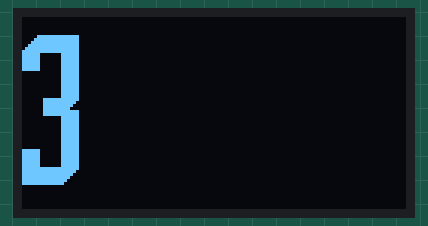
This sketch was run on a simulated Arduino Uno, built with avr-gcc and run on an emulated ATmega328P. Shown: 128×64 one-colour display.

Above: at 0.1 s.

The sketch:

u8g2lib_oled_numbers.ino
```cpp
// simple project using Arduino UNO and 128x64 SSD1306 IIC OLED Display
// to show custom fonts for u8g2 library

// created by upir, 2023
// youtube channel: https://www.youtube.com/upir_upir

// YOUTUBE VIDEO: https://youtu.be/WIAcy5FXuAA
// SOURCE FILES: https://github.com/upiir/u8g2_custom_fonts

// Links from the video:
// Custom fonts FAQ: https://github.com/olikraus/u8g2/blob/c7dc077995ca513337a7d2a1970df693e18ee308/doc/faq.txt#L245
// bdfconv utility: https://github.com/olikraus/u8g2/tree/master/tools/font/bdfconv
// 128x64 SSD1306 OLED Display 1.54": https://s.click.aliexpress.com/e/_DCYdWXb
// 128x64 SSD1306 OLED Display 0.96": https://s.click.aliexpress.com/e/_DCKdvnh
// 128x64 SSD1306 OLED Display 2.42": https://s.click.aliexpress.com/e/_DFdMoTh
// Arduino UNO: https://s.click.aliexpress.com/e/_AXDw1h
// Arduino breadboard prototyping shield: https://s.click.aliexpress.com/e/_ApbCwx
// Fony Font Editor: http://hukka.ncn.fi/?fony
// Photopea (online graphics editor like Photoshop): https://www.photopea.com/


// Related videos with Arduino UNO and 128x64 OLED screen:
// Arduino OLED menu: https://youtu.be/HVHVkKt-ldc
// U8g vs U8g2: https://youtu.be/K5e0lFRvZ2E
// Arduino Parking Sensor - https://youtu.be/sEWw087KOj0
// Turbo pressure gauge with Arduino and OLED display - https://youtu.be/JXmw1xOlBdk
// Arduino Car Cluster with OLED Display - https://youtu.be/El5SJelwV_0
// Knob over OLED Display - https://youtu.be/SmbcNx7tbX8
// Arduino + OLED = 3D ? - https://youtu.be/kBAcaA7NAlA
// Arduino OLED Gauge - https://youtu.be/xI6dXTA02UQ
// Smaller & Faster Arduino - https://youtu.be/4GfPQoIRqW8
// Save Image from OLED Display to PC - https://youtu.be/Ft2pRMVm44E


#include <Arduino.h>
#include <U8g2lib.h>

#include <Wire.h> // library requires for IIC communication

U8G2_SSD1306_128X64_NONAME_F_HW_I2C u8g2(U8G2_R0, /* reset=*/ U8X8_PIN_NONE); // initialization for the used OLED display

/*
  Fontname: big_digits_aldo
  Copyright: Created with Fony 1.4.7
  Glyphs: 10/256
  BBX Build Mode: 0
*/
/*
  Fontname: Aldo the Apache
  Copyright:
  Glyphs: 91/256
  BBX Build Mode: 0
*/
const uint8_t aldo_the_apache[1253] U8G2_FONT_SECTION("aldo_the_apache") =
  "[\0\3\4\4\4\2\5\5\14\22\0\375\14\0\15\377\1\311\3a\4\310 \5\0B\12!\10\302C"
  "\212\207!\2\42\10V\342\13!:\11#\32\313\302M\21Q!Q!\61\25\65!Q!\261\7\263 "
  "\341 Q!\61\0$\20\347><\241\207\244\342\321Q\223\207\64!\0% \313B\36\302\220\262\22\261"
  " \21\241\260\22\61\22q\240\20\302\220\62\21IR\204\302J\2I\0&\15\231\313\275\341i\17l\205"
  "\303\241\0'\6R\342\11\5(\12\344\276\232$\371'\222\1)\13\344\276\212\21\42\371\247\24\0*\16"
  "f[,\241\20\221\223\61\22\241\20\0+\14\231\313\275\341i\17l\303\323\0,\11S:\212\224\20\21"
  "\0-\6$\326\12\4.\6\63B\212\4/\17\344\276\272\230\204\302b\222\24\26I\10\0\60\14\310\302"
  "\234\207!\373\351a\4\0\61\10\305B\33\247\371\7\62\23\310\302,\223\23\241\21\241A\262\42\242\62\302"
  "\321\207\0\63\23\307C\234\22\23!\21!QAQ\302\242\242\207\20\0\64\23\310\303\314\340Aje\42"
  "B#B\222P\16\205\205\0\65\15\306C\14G\211%f%%)\5\66\16\310\302\234\207!\253\17D"
  "\226\36F\0\67\21\307C\14\23\23\241\42\301\211\202\23\5\7\5\1\70\13\306C\234&J\227(\265\0"
  "\71\17\310\302\254\7!K\17\244FF\17#\0:\10\243B\212t\320\4;\13\303:\212t\320\224\20"
  "\21\0<\26\271\302|\220\340A\62\302Qq\220q\0r\0r\200q\220\0=\12h\316\214\207pH"
  "\17\1>\27\271\302\214p\220q\0r\200q\220q\20\321\301A\302\341p\20\0\77\20\306C\214\22$"
  "\42A\61\211\342\220\4\205\0@\27\312C\236\7c\42\224\224!\222!\222!\222!\222!\222\24\23\0"
  "A\14\310\302\254\7!\233\36\216l\32B\16\310\302\214\223%K*'C\226V\16C\15\310\302\234\207"
  "!\253s\62z\30\1D\14\310\302\14\243%\373\351a\4\0E\12\306\302\213\267io\323\30F\12\306"
  "\302\33\267ios\3G\15\310\302\214\223\223\321\271\134+{\30H\14\310\302\214!;=\34\331i\0"
  "I\11\304C\13\224\371e\1J\15\307B\34\33\347hb\362\20\2\0K\17\310\302\214!\223\271\10\31"
  "=\20\331i\0L\11\307\302\213\301\371G\7M\26\311B\215\61\263\23\134LFHFHFHF\210"
  "\202\210\202\4N\15\307B\214\241J&&+\66U\32O\13\310\302\214\7\42\373\351\201\0P\14\310\302"
  "\234\207!;=\234N\5Q\16\350\272\234\207!\373\351\201X\34 \0R\16\310\302\234\207!\233\36N"
  "\346d\64\0S\13\306C\214\227\22\63J\17\15T\12\307C\14\247\301\371'\0U\12\310\302\214!\373"
  "\247\7\2V\21\310B\214\241\21!y\32\21\262\255\214\220\22\0W \314\302\216!\241\21!\241\21!"
  "\231F\204N\204N\304H\310H\310\206\6\207\6\207\6\207\206\0X\23\310\303\214!\221I\42b\25\7"
  "\313*\215\314\42\66\0Y\20\307\303\14!\23\23\241J\204\23\5'\12\2Z\17\307B\234\42\303\261\301"
  "\261\301A\301i\16[\11\343>\12\24\371\27\3\134\15\344\276\12\261\330\204\304\342&\26\3]\11\343\277"
  "\12\23\371\27\4^\5\0B\12_\7)\266\214\207\1`\7#\367\12!\1a\14\310\302\254\7!\233"
  "\36\216l\32b\16\310\302\214\223%K*'C\226V\16c\15\310\302\234\207!\253s\62z\30\1d"
  "\14\310\302\14\243%\373\351a\4\0e\12\306\302\213\267io\323\30f\12\306\302\33\267ios\3g"
  "\15\310\302\214\223\223\321\271\134+{\30h\14\310\302\214!;=\34\331i\0i\10\303B\212\264\207\4"
  "j\15\307B\314\331\1g\64\61y\10\1k\17\310\302\214!\223\271\10\31=\20\331i\0l\11\307\302"
  "\213\301\371G\7m\26\311B\215\61\263\23\134LFHFHFHF\210\202\210\202\4n\15\307B\214"
  "\241J&&+\66U\32o\13\310\302\214\7\42\373\351\201\0p\14\310\302\234\207!;=\234N\5q"
  "\16\350\272\234\207!\373\351\201X\34 \0r\16\310\302\234\207!\233\36N\346d\64\0s\13\306C\214"
  "\227\62\332\212\210\34t\12\307C\14\247\301\371'\0u\12\310\302\214!\373\247\7\2v\21\310B\214\241"
  "\21!y\32\21\262\255\214\220\22\0w \314\302\216!\241\21!\241\21!\231F\204N\204N\304H\310"
  "H\310\206\6\207\6\207\6\207\206\0x\23\310\303\214!\221I\42b\25\7\313*\215\314\42\66\0y\20"
  "\307\303\14!\23\23\241J\204\23\5'\12\2z\17\307B\234\42\303\261\301\261\301A\301i\16\0\0\0"
  "\4\377\377\0";


/*
  Fontname: Aldo the Apache
  Copyright:
  Glyphs: 91/256
  BBX Build Mode: 0
*/
const uint8_t aldo_the_apache_26pt[2338] U8G2_FONT_SECTION("aldo_the_apache_26pt") =
  "[\0\4\4\5\5\3\6\6\30%\0\372\31\0\33\375\3,\6@\11\5 \6\0\20D\1!\15%"
  "\27<\341\7%\206\314o\37(\42\12J\65f\201\10\376\23\2#>\66\27\304o\20QBD\11\21"
  "%D\224\20QBc\11\15{`\342\301\203V\204\210\22\42J\210(!\242\204H=\60\361\300\304\3"
  "c\203\210\22\42J\210(!\242\204\210\22\42Jh\34\0$\35\255\327{\213$\241\7\77P\224a\301"
  "s\327\241\273\316\240\32m\36\374@\25IB\0%M\66\27\314\345d \224C\20\16!\62n\14\221"
  "a\203\210\14\33Dd\324(\42\203\206\21\31\63\216\310\230qh\6\42\31yd<\240\61\7\307\240\33"
  "\223l\320\230a\203\306\214\232f\320\260\61\203\304\215\231n\314\220\201)F\242\11z\4\0&\27tv"
  "\274\317\270\275{\360\277c\250\24\261q\362 \306\3\11\14\0'\10D\65\66\341\3\5(\23\310\267S"
  "\247\210\211\7\214\350\377\177\364 \304\21\63\5)\24\310\267S\241\214\221\23\17\2\321\377\377\350\1\13#"
  "e\0*\32\256\225\205\213(eB\210\10a\321\244\221\271c\251\210\220!\63.P \0+\17tv"
  "\274\317\270\275{\360\277\63n\337\1,\14E\225;\341\213!#\6\5\1-\10\207TM\341A\3."
  "\7\305\24<\341\3/\30\310\267Sk*a\242\346J\230\250\271\22\65\257D\315\225\60Q\263\2\60\25"
  ".\27\204g\11\213\7\37\4\322\377\217\36|\20\202\311\32\0\61\17)\27\134\307\310\211\7+\60\252\377"
  "\377\0\62\32-\27|G\311\212\7\17\332\250)X\235\261S\367\231\271\202\5\37\374\240\0\63\37.\27"
  "\214g\11\213\7\37\4\322\250du\347J\22=w\262\244\42\215\36|\20\202\311\32\0\64%\60\27\224"
  "q\64Y\243\7\261K\246\214D\251\22\245J\24*R\250H\231:)T\346\305\23\67-\313\326\11\0"
  "\65\33.\27\204\241E_\224\254\345\32&-\36\264\254R\221F\17\36\214h\302f\1\66\32-\27|"
  "G\311\212\7\17\332hX\341\203\37\250\321\233\7\17Z,Q\3\0\67!.\27\204a\15\223\26\17\36"
  "\14RT\260d\205%K\222\254\260d\205%\13\32,Y\320`\71\0\70\34.\27\214g\11\213\7\37"
  "\4\322G$\230\254b\361`\220\36=\370 \4\223\65\0\71\33-\27|G\311\212\7\17\332\350\315\203"
  "\37(,\250F\233\7\17Z,Q\3\0:\11\245\26<\341{\30|;\17%\227C\341{\30|\61"
  "d\304\240 \0<\35\361\366\233\37D\360\301eM\36\274\362\340\245\205I\27\276\261\341\213\15\27\37\17"
  "\42\0=\15P\365\234\341\7\343\341\350\301\7\3>#\361\366\233!<\10\361\0H\33>{\370b\303"
  "\207M\223\65y\322\344\301+\215\232%-\36@x\20\0\77\32-\27|A\315\22\26\17\36\204QS"
  "\260v\306lW\260\366\20\25\254#\0@\67\26\27\314\347\1\221\7%\36|\60X\253\7\202\36\214y"
  "@\344A\221\7EJ))\245\244\224\222RJJ))\245\244\224\222RJ\36\24yP\304E\221&"
  "E\330\0A\24.\27\204g\11\213\7\37\4\322\217\36\374A!\375Q\1B%/\27\214a\21\233&"
  ".\134\24*Q\250D\241\22\205J\24*\341\242\11\233&\17J\351\325\203\7%\234\264aC\27.\27"
  "\204g\11\213\7\37\4\322\227\365#\215\36|\20\202\311\32\0D\26.\27\204a\15\223\26\17\36\14\322"
  "\377\217\36|\20\202\311\32\0E\21,\27t\341\17\312\325\335\212\275(Ww\17~F\24,\27t'"
  "\211\212\7\17\324\325\335\212\275(W\377\16\0G\22/\27\224\301\205_\24\255\337\360\225\256\36\374A\1"
  "H\20.\27\204\241\220\376\243\7\177PH\377Q\1I\15)\27\134\341'\205\352\377\223\7\37J\23-"
  "\27|e\37\326\377P\215\66\17\36\264X\242\6\0K#/\27\224\241\224\242\22\205J\24*Q\246H"
  "\231\42\325\24)S\242P\211B%\12=\370\203R\372W\5L\15,\27|\241\134\375\377\357\36\374\0"
  "M\67\63\27\264\301\34\273V^\275y\20\346A\230\7a\36\210x\60\342\301\10\27'T\234PqB"
  "\305\11%E\224\24QRDI\21\65c\324\214Q\63F\315\30E\201\12N\32/\27\224\241\324\242\215"
  "\330p\323\244\23\27.T\214P\341Iox\264\253\2O\17/\27\214\341\37\224\322\377\257\36\374A\1"
  "P\24.\27\204g\11\213\7\37\4\322\77z\360\7%\353%\0Q\26\257\227\213\207I\213\7\37\220\322"
  "\377\257\36\374A\321\262\244\205\7R\36.\27\214g\11\213\7\37\4\322G\17\376\240\10\231\42uS\242"
  "L\211\62%\12iT\0S\26-\27|\341\17\324hX\360\334u\350\256\63\250F\233\7\77PT\15"
  "/\27\214\341_\25\255\377\377\25\0U\15.\27\204\241\220\376\377\217\36\374\1V//\27\214\241\20\33"
  "\66%\314\24)S\244L\221\62E\312\24)S\244\210\221\212J\24*Q\250D\241\22\205J\24*Q"
  "\250D!e\371\15\0WJ\67\27\324\241\24!U\204\24UQ\246P\211\62\205J\224)D\244\214\221"
  "j\214Tr\244\14\221#eJ\34)Sb\4E%FPTbD\242$\250\220\240:\203\352\314\261"
  "\63\307\316\234\63d\316\220\271R\346J\25,U\10\0X\60\61\27\234\243T\21\63f**S\310\204"
  "\251\22\305J\24[\227\60\313\223(\23\246S\267\254D)\23\206L\30*S\306\22\63FJ\225\60e"
  "\0Y&\60\27\224\301\220\211BE\12\25\261\246H\241\42\205X)\323\16!\226F--[\324h\331"
  "\242F\313\26\65\10\0Z\37-\27\204\201\5\213\7\17\322\231+g\256\234\271r\346\312\231+g\231\71"
  "s\345\36\374\240\0[\17\307\267K\341\203\64\364\377\277y\360\240\0\134\32\310\267Sa\324d\222\215\232"
  "\231\260Q\63\223l\324\314$\33\65\63\311F\15]\17\307\267K\341\203\62\364\377\277y\360 \1^\6"
  "\0\20D\1_\10qT\233\341\7\6`\13\246XO\201\14\21\62\203\6a\24.\27\204g\11\213\7"
  "\37\4\322\217\36\374A!\375Q\1b%/\27\214a\21\233&.\134\24*Q\250D\241\22\205J\24"
  "*\341\242\11\233&\17J\351\325\203\7%\234\264ac\27.\27\204g\11\213\7\37\4\322\227\365#\215"
  "\36|\20\202\311\32\0d\26.\27\204a\15\223\26\17\36\14\322\377\217\36|\20\202\311\32\0e\21,"
  "\27t\341\17\312\325\335\212\275(Ww\17~f\24,\27t'\211\212\7\17\324\325\335\212\275(W\377"
  "\16\0g\22/\27\224\301\205_\24\255\337\360\225\256\36\374A\1h\20.\27\204\241\220\376\243\7\177P"
  "H\377Q\1i\13%\27<\341\323\7\177\240\0j\25-\27|\261\276\7V\260\376P\215\66\17\36\264"
  "X\242\6\0k#/\27\224\241\224\242\22\205J\24*Q\246H\231\42\325\24)S\242P\211B%\12"
  "=\370\203R\372W\5l\15,\27|\241\134\375\377\357\36\374\0m\67\63\27\264\301\34\273V^\275y"
  "\20\346A\230\7a\36\210x\60\342\301\10\27'T\234PqB\305\11%E\224\24QRDI\21\65"
  "c\324\214Q\63F\315\30E\201\12n\32/\27\224\241\324\242\215\330p\323\244\23\27.T\214P\341I"
  "ox\264\253\2o\17/\27\214\341\37\224\322\377\257\36\374A\1p\24.\27\204g\11\213\7\37\4\322"
  "\77z\360\7%\353%\0q\26\257\227\213\207I\213\7\37\220\322\377\257\36\374A\321\262\244\205\7r\36"
  ".\27\214g\11\213\7\37\4\322G\17\376\240\10\231\42uS\242L\211\62%\12iT\0s\26-\27"
  "|\341\17\324hX\360\334u\350\256\63\250F\233\7\77Pt\15/\27\214\341_\25\255\377\377\25\0u"
  "\15.\27\204\241\220\376\377\217\36\374\1v//\27\214\241\20\33\66%\314\24)S\244L\221\62E\312"
  "\24)S\244\210\221\212J\24*Q\250D\241\22\205J\24*Q\250D!e\371\15\0wJ\67\27\324"
  "\241\24!U\204\24UQ\246P\211\62\205J\224)D\244\214\221j\214Tr\244\14\221#eJ\34)"
  "Sb\4E%FPTbD\242$\250\220\240:\203\352\314\261\63\307\316\234\63d\316\220\271R\346J"
  "\25,U\10\0x\60\61\27\234\243T\21\63f**S\310\204\251\22\305J\24[\227\60\313\223(\23"
  "\246S\267\254D)\23\206L\30*S\306\22\63FJ\225\60e\0y&\60\27\224\301\220\211BE\12"
  "\25\261\246H\241\42\205X)\323\16!\226F--[\324h\331\242F\313\26\65\10\0z\37-\27\204"
  "\201\5\213\7\17\322\231+g\256\234\271r\346\312\231+g\231\71s\345\36\374\240\0\0\0\0\4\377\377"
  "\0";


/*
  Fontname: Untitled
  Copyright: Created with Fony 1.4.7
  Glyphs: 10/256
  BBX Build Mode: 0
*/
const uint8_t aldo_digits_50px[415] U8G2_FONT_SECTION("aldo_digits_50px") =
  "\12\0\4\5\5\6\3\1\6\23\62\0\0\62\0\0\0\0\0\0\0\1\202\60\33Sf\272\34z\6\222"
  "(>`\216\375\377\377\377\277\373\200\211H\240y\310)\0\61\24L~\272\16B&\21%>\200be"
  "\346\377\377\377\377\17\62\65Sf\272\34z\6\222(>`\216\275\63\330h\203\215\66\330h\203\215\66\330"
  "h\203\215\66\330h\203\215\66\330h\203\215\66\330h\203\215\66\330h\363\353\17~P\1\63'Sf\272"
  "\34z\6\222(>`\216\275\63\332\374;\346\26T\62Q\346\230\66\377\65s\354\335\7LD\2\315C"
  "N\1\64ESfz\15>\30YD\225T\341\332\261\231\21\206\31a\230\21F\31b\224!F\31b"
  "\220\61\6\31c\220\61&\62\306 c\14\62\304(C\214\62\304(#\14\63\302\60#\14c\216\71#"
  "d\22\33X\233\377\1\65 Sf\32\376`k\363\377\265S\17A\23\211\24S\233\377\232\71\366\316\10"
  "I\242\201\350)\307\32\66 Sf\272\34z\6\222(>`\216}m\376\372\203\37l\307\376\377\356\3"
  "&\42\201\346!\247\0\67+Sf\32\42\211D\12)>\70\332\34\33m\306F\233\261\321fl\264\31"
  "\33m\306F\233\261\321fl\264\31\33m\306F\233)\0\70$Sf\272\34z\6\222(>`\216\375"
  "\377\256\210H\240y\16\222(\260c\377\277\373\200\211H\240y\310)\0\71!Sf\272\34z\6\222("
  ">`\216\375\377\356\203\37lm\376\65s\354\335\7LD\2\315CN\1\0\0\0\4\377\377\0";

int j3k;

void setup(void) {
  u8g2.begin(); // start the u8g2 library

  for(int i=0; i<100; i++){
  j3k = i;
}
}

void loop(void) {
  u8g2.clearBuffer();		// clear the internal memory

	u8g2.setFont(aldo_digits_50px); // set custom font
  u8g2.drawStr(0,56,"j3k"); // print some message

  u8g2.sendBuffer();		// transfer internal memory to the display
  delay(1000);  // one second delay, but we are only displaying a static text, so it makes no difference
}
```
